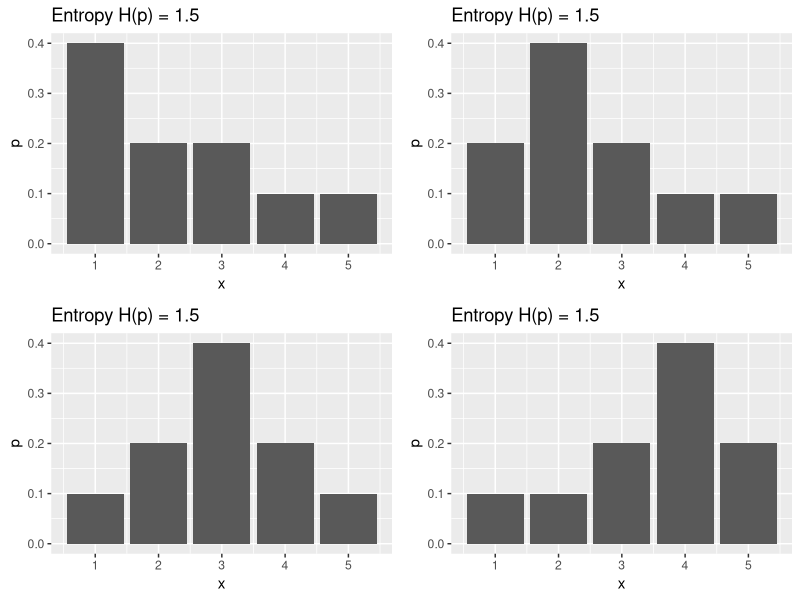
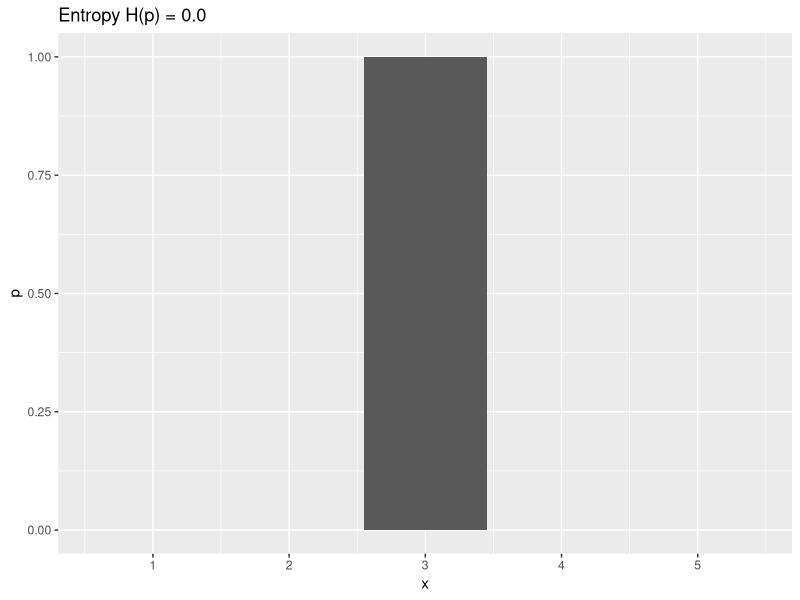
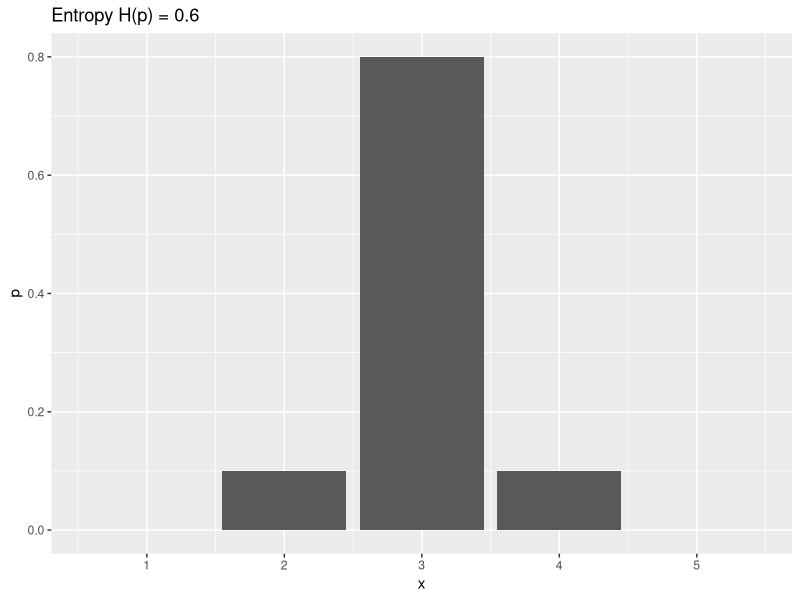
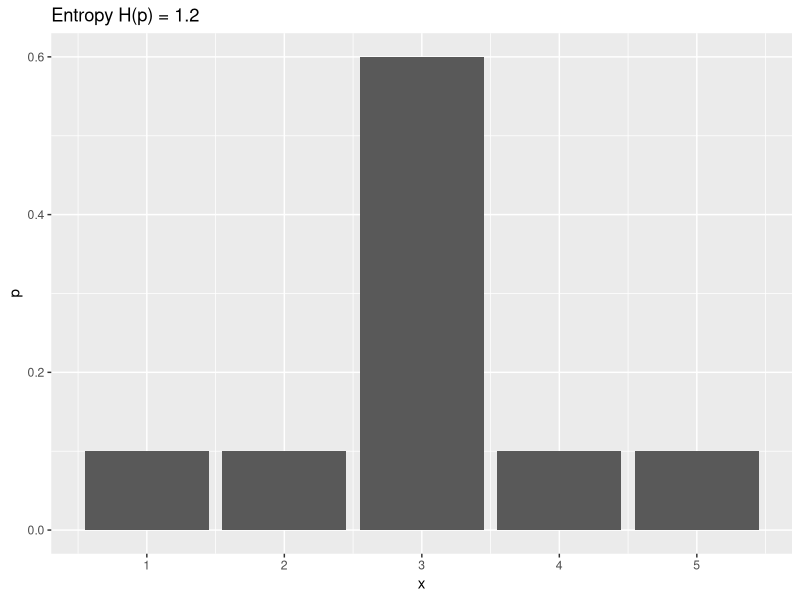
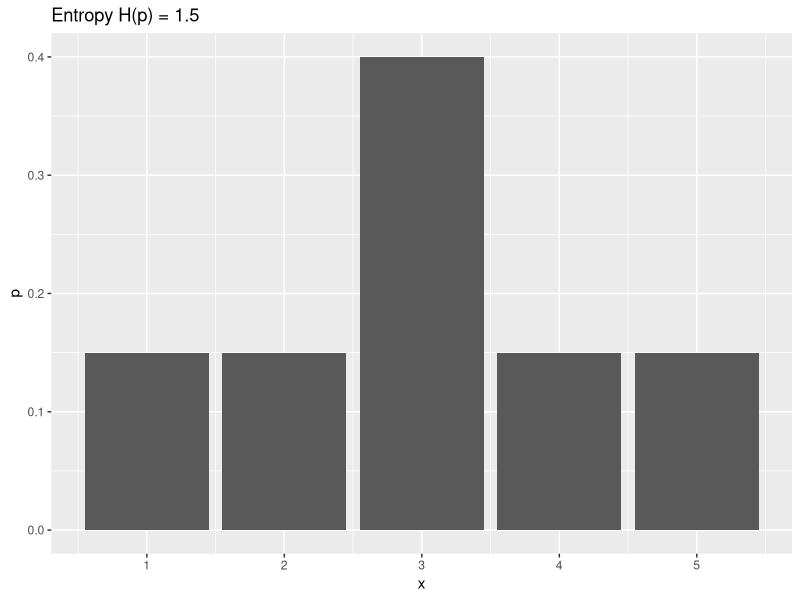
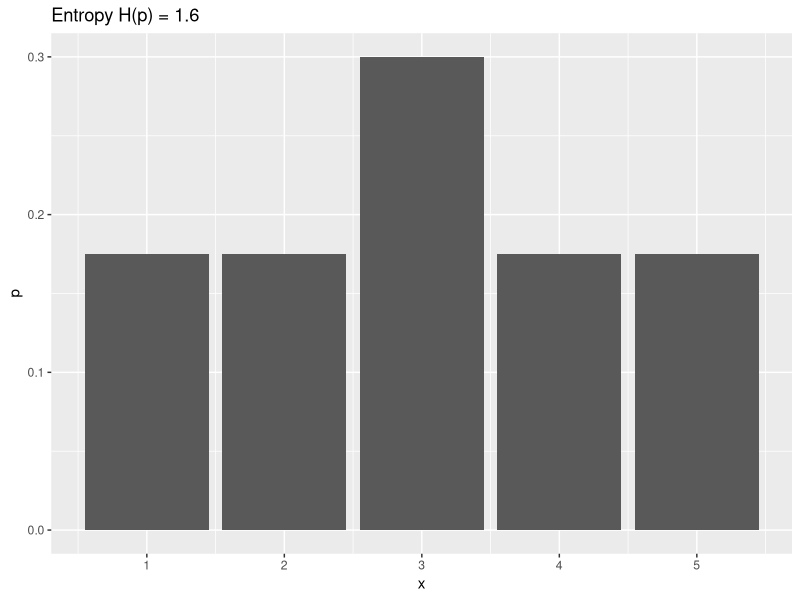
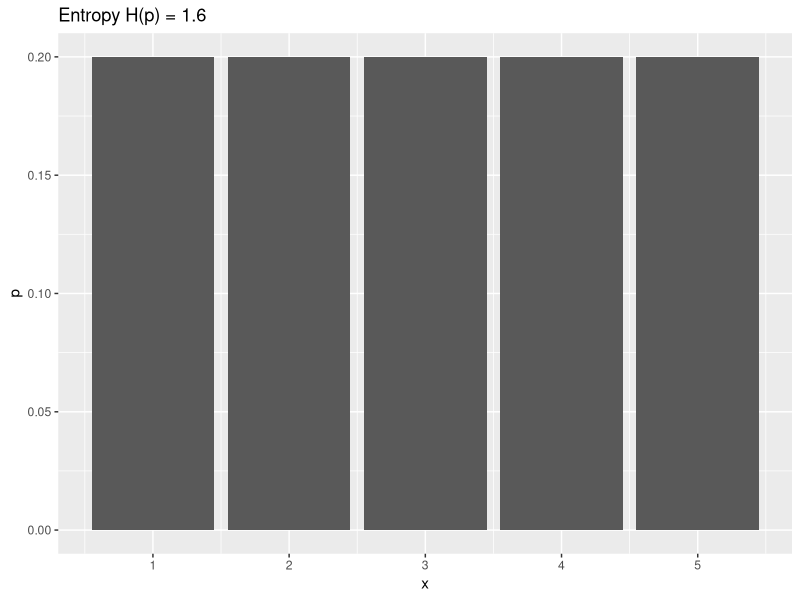

Generate these figures, in order, with R:
# ------------------------------------------------------------------------------
# FIG: ENTROPY
# ------------------------------------------------------------------------------

library(ggplot2)
library(gridExtra)


# DATA -------------------------------------------------------------------------

p1 <- c(0.0, 0.0, 1, 0, 0)
p2 <- c(0, 0.1, 0.8, 0.1, 0)
p3 <- c(0.1, 0.1, 0.6, 0.1, 0.1)
p4 <- c(0.15, 0.15, 0.4, 0.15, 0.15)
p5 <- c(0.175, 0.175, 0.3, 0.175, 0.175)
p6 <- c(0.2, 0.2, 0.2, 0.2, 0.2)

# ENTROPY MAXIMAL FOR UNIFORM DISTRIBUTION PLOTS ------------------------------------------------------------------------

plot_ent <- function(p) {
  n <- length(p)
  lp <- -log(p)
  lp <- ifelse(p == 0, 0, lp)
  r <- p * lp
  H <- sum(r)
  dd <- data.frame(x = 1:n, p = p, lp = lp, r = r)
  pl <- ggplot(data = dd, aes(x = x)) +
    geom_bar(aes(y = p), stat = "identity") +
    ggtitle(sprintf("Entropy H(p) = %.1f", H)
    )
  return(pl)
}


plot_list = lapply(list(p1, p2, p3, p4, p5, p6), plot_ent)

for (i in 1:length(plot_list)){
  ggsave(paste0(".../figure/max_entropy_", i, ".pdf"), plot_list[[i]], width = 6.5, height = 5)
}


# DATA -------------------------------------------------------------------------

p1 <- c(0.4, 0.2, 0.2, 0.1, 0.1)
p2 <- c(0.2, 0.4, 0.2, 0.1, 0.1)
p3 <- c(0.1, 0.2, 0.4, 0.2, 0.1)
p4 <- c(0.1, 0.1, 0.2, 0.4, 0.2)

# ENTROPY INVARIANT TO REORDERING PLOTS ------------------------------------------------------------------------

plot_ent <- function(p) {
  n <- length(p)
  lp <- -log(p)
  lp <- ifelse(p == 0, 0, lp)
  r <- p * lp
  H <- sum(r)
  dd <- data.frame(x = 1:n, p = p, lp = lp, r = r)
  pl <- ggplot(data = dd, aes(x = x)) +
    geom_bar(aes(y = p), stat = "identity") +
    ggtitle(sprintf("Entropy H(p) = %.1f", H)
    )
  return(pl)
}

p <- grid.arrange(grobs = lapply(list(p1, p2, p3, p4), plot_ent), nrow = 2, ncol = 2)
ggsave(filename = ".../figure/entropy_plot_reordering.png", plot = p, width = 5, height = 3)
